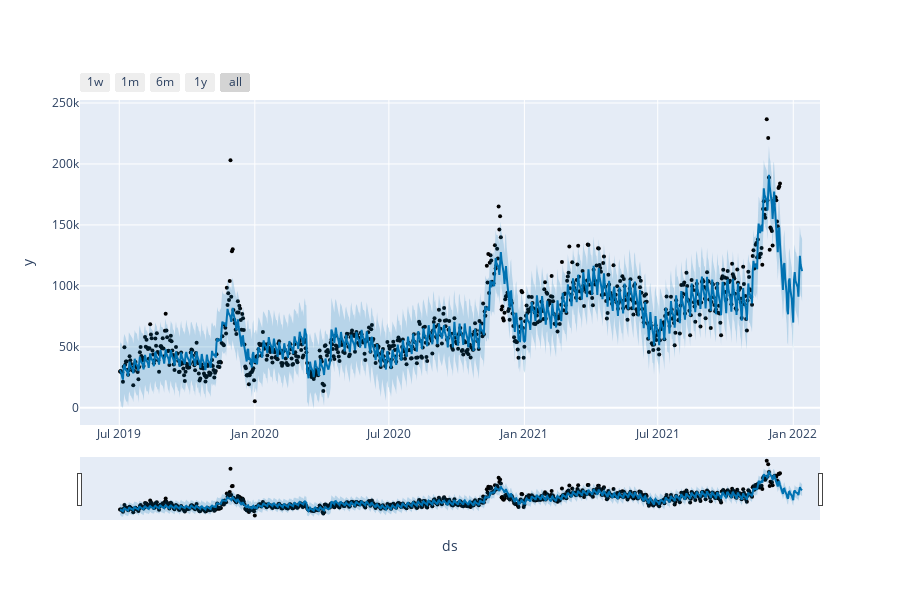

Write notebook code for a chart like this one.
### Code cell
plot_plotly(m, forecast)

### Figure 1 — Plotly figure (JSON) as saved in the notebook; plotly's stock layout.template omitted (floating-point values rounded to 4 significant figures; data arrays with more than 128 entries replaced by an {"elided": "..."} marker saying what was removed)
{"data": [{"marker": {"color": "black", "size": 4}, "mode": "markers", "name": "Actual", "type": "scatter", "x": {"elided": "893 str values"}, "y": {"elided": "893 float values"}}, {"hoverinfo": "skip", "line": {"width": 0}, "mode": "lines", "type": "scatter", "x": {"elided": "923 str values"}, "y": {"elided": "923 float values"}}, {"fill": "tonexty", "fillcolor": "rgba(0, 114, 178, 0.2)", "line": {"color": "#0072B2", "width": 2}, "mode": "lines", "name": "Predicted", "type": "scatter", "x": {"elided": "923 str values"}, "y": {"elided": "923 float values"}}, {"fill": "tonexty", "fillcolor": "rgba(0, 114, 178, 0.2)", "hoverinfo": "skip", "line": {"width": 0}, "mode": "lines", "type": "scatter", "x": {"elided": "923 str values"}, "y": {"elided": "923 float values"}}], "layout": {"height": 600, "showlegend": false, "width": 900, "xaxis": {"autorange": true, "range": ["2019-05-08 16:43:38.1818", "2022-02-06 07:16:21.8182"], "rangeselector": {"buttons": [{"count": 7, "label": "1w", "step": "day", "stepmode": "backward"}, {"count": 1, "label": "1m", "step": "month", "stepmode": "backward"}, {"count": 6, "label": "6m", "step": "month", "stepmode": "backward"}, {"count": 1, "label": "1y", "step": "year", "stepmode": "backward"}, {"step": "all"}]}, "rangeslider": {"autorange": true, "range": ["2019-05-08 16:43:38.1818", "2022-02-06 07:16:21.8182"], "visible": true, "yaxis": {"_template": null, "rangemode": "match"}}, "title": {"text": "ds"}, "type": "date"}, "yaxis": {"autorange": true, "range": [-14080.0, 252400.0], "title": {"text": "y"}, "type": "linear"}}}
